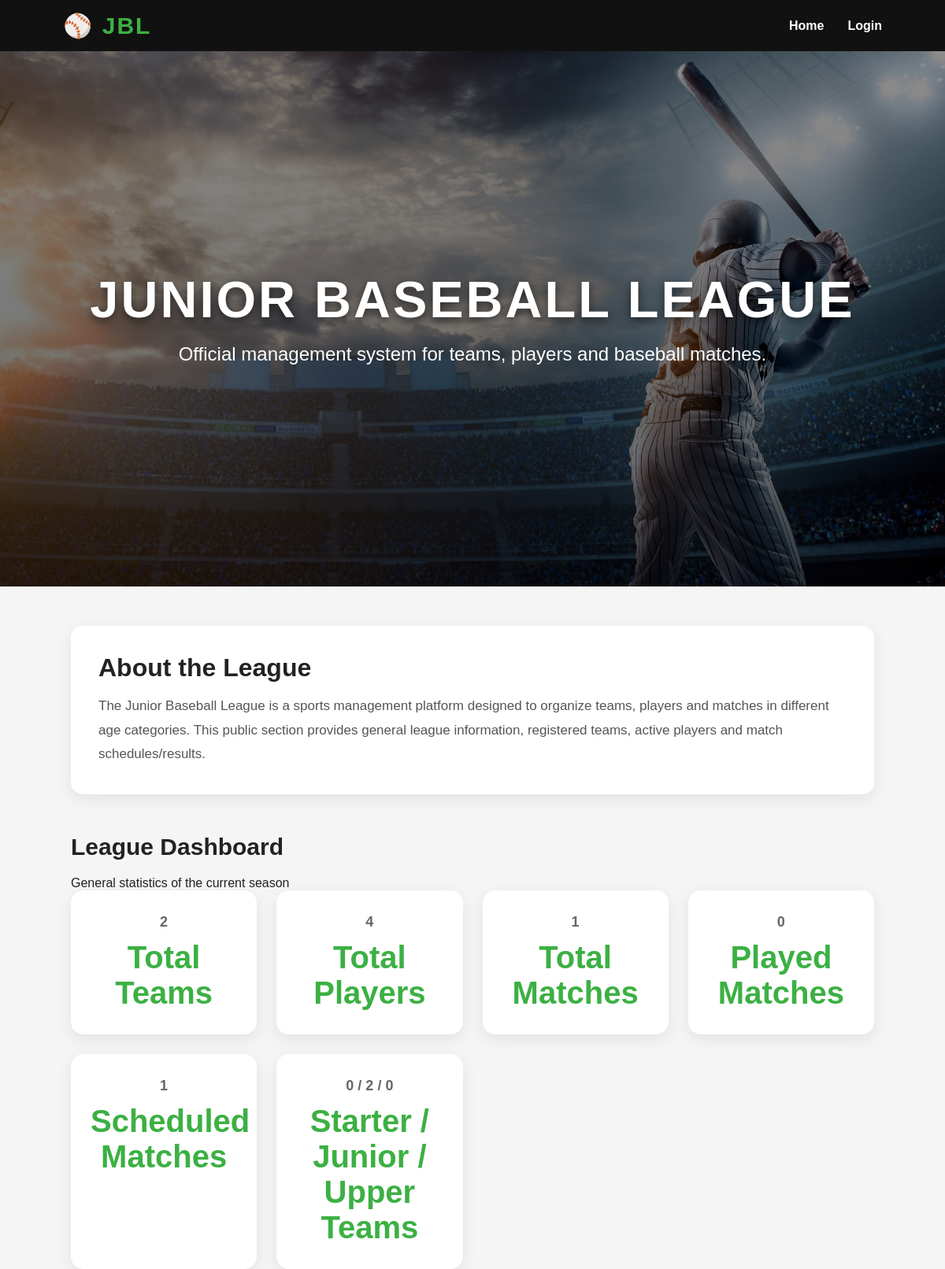
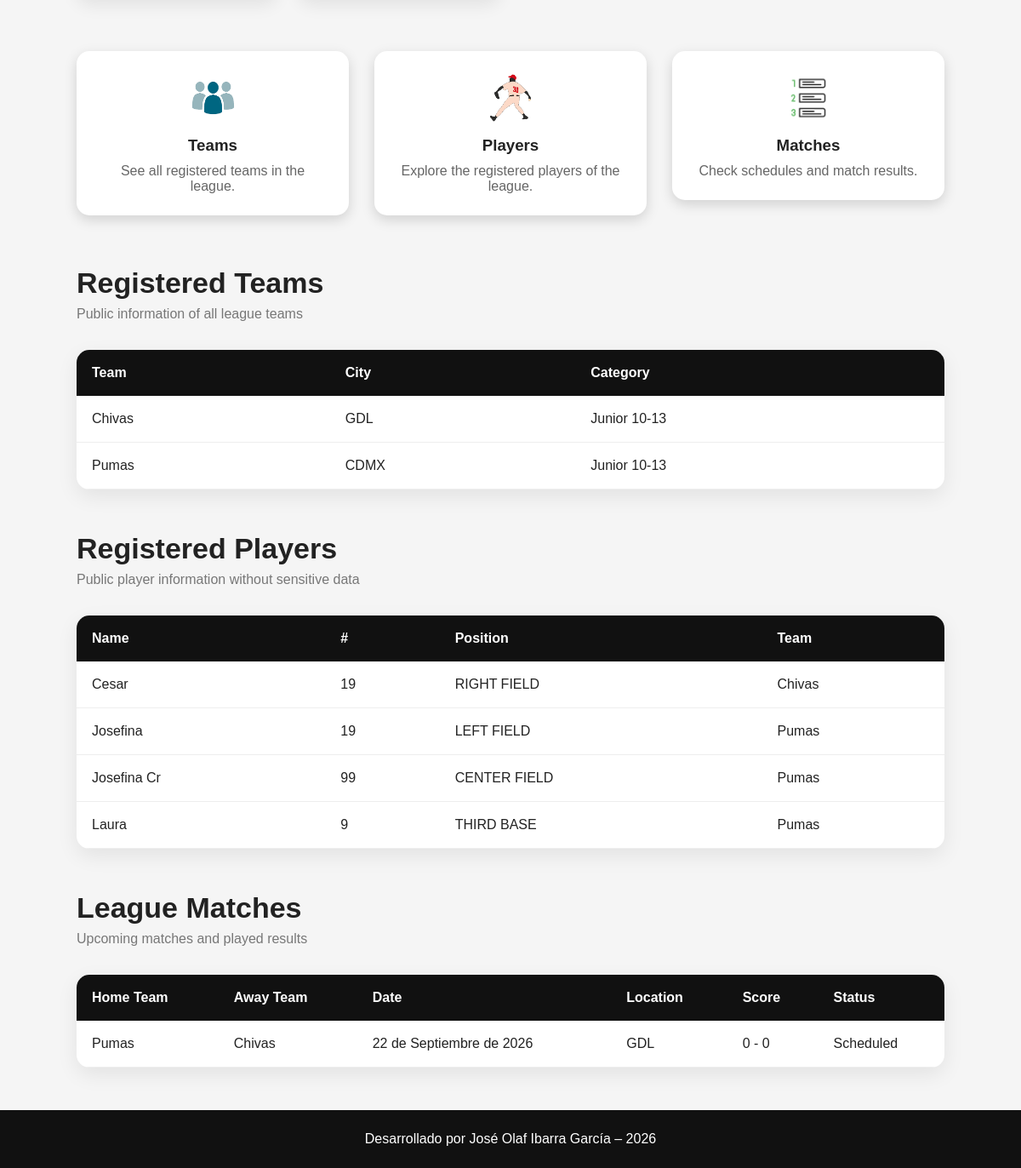
The page /league/ on the database its author committed (2 pictures, top to bottom).
### apps/league/models.py (models this page shows, shortened)
class Team(models.Model):
    CATEGORY_CHOICES = [
        ("STARTER", "Starter 6-9"),
        ("JUNIOR", "Junior 10-13"),
        ("UPPER", "Upper 14-17"),
    ]
    name = models.CharField(
        max_length=100,
        unique=True
    )
    city = models.CharField(
        max_length=100
    )
    owner = models.ForeignKey(
        User,
        on_delete=models.CASCADE,
        related_name="teams"
    )
    category = models.CharField(
        max_length=10,
        choices=CATEGORY_CHOICES,
        default="STARTER"
    )

class Player(models.Model):
    POSITION_CHOICES = [
        ("PITCHER", "Pitcher"),
        ("CATCHER", "Catcher"),
        ("FIRST BASE", "First Base"),
        ("SECOND BASE", "Second Base"),
        ("THIRD BASE", "Third Base"),
        ("SHORTSTOP", "Shortstop"),
        ("LEFT FIELD", "Left Field"),
        ("CENTER FIELD", "Center Field"),
        ("RIGHT FIELD", "Right Field"),
    ]
    name = models.CharField(
        max_length=100
    )
    number = models.IntegerField()
    position = models.CharField(
        max_length=50,
        choices=POSITION_CHOICES
    )
    birth_date = models.DateField()
    team = models.ForeignKey(
        Team,
        on_delete=models.CASCADE
    )
    class Meta:
        unique_together = ("team", "number")

class Match(models.Model):
    home_team = models.ForeignKey(
        Team,
        on_delete=models.CASCADE,
        related_name="home_matches"
    )
    away_team = models.ForeignKey(
        Team,
        on_delete=models.CASCADE,
        related_name="away_matches"
    )
    match_date = models.DateField()
    location = models.CharField(
        max_length=150
    )
    home_score = models.IntegerField(default=0)
    away_score = models.IntegerField(default=0)
    STATUS_CHOICES = [
        ("SCHEDULED", "Scheduled"),
        ("PLAYED", "Played"),
    ]
    status = models.CharField(
        max_length=20,
        choices=STATUS_CHOICES,
        default="SCHEDULED"
    )

### apps/league/views.py (the view)
# urls.py: path("", views.home, name="home"),
def home(request):
    teams = Team.objects.all().order_by("name")
    players = Player.objects.select_related("team").all().order_by("name")
    matches = Match.objects.select_related("home_team", "away_team").all().order_by("match_date")
    total_teams = teams.count()
    total_players = players.count()
    total_matches = matches.count()
    played_matches = matches.filter(status="PLAYED").count()
    scheduled_matches = matches.filter(status="SCHEDULED").count()
    starter_teams = teams.filter(category="STARTER").count()
    junior_teams = teams.filter(category="JUNIOR").count()
    upper_teams = teams.filter(category="UPPER").count()
    context = {
        "teams": teams,
        "players": players,
        "matches": matches,
        "total_teams": total_teams,
        "total_players": total_players,
        "total_matches": total_matches,
        "played_matches": played_matches,
        "scheduled_matches": scheduled_matches,
        "starter_teams": starter_teams,
        "junior_teams": junior_teams,
        "upper_teams": upper_teams,
    }
    return render(request, "league/home.html", context)

### apps/league/templates/league/home.html (shortened to what this page needs)
{% extends "league/base.html" %}
{% load static %}
{% block content %}
<section class="hero">
    <img src="{% static 'league/images/images.jpeg' %}" alt="Baseball Stadium">
    <div class="overlay">
        <h1>JUNIOR BASEBALL LEAGUE</h1>
        <p>Official management system for teams, players and baseball matches.</p>
    </div>
</section>
<section class="public-intro container">
    <div class="intro-card">
        <h2>About the League</h2>
        <p>
            The Junior Baseball League is a sports management platform designed to organize
            teams, players and matches in different age categories. This public section
            provides general league information, registered teams, active players and match schedules/results.
        </p>
    </div>
</section>
<section class="container dashboard-section">
    <div class="section-title">
        <h2>League Dashboard</h2>
        <p>General statistics of the current season</p>
    </div>
    <div class="stats-grid">
        <div class="stat-card">
            <h3>{{ total_teams }}</h3>
            <p>Total Teams</p>
        </div>
        <div class="stat-card">
            <h3>{{ total_players }}</h3>
            <p>Total Players</p>
        </div>
        <div class="stat-card">
            <h3>{{ total_matches }}</h3>
            <p>Total Matches</p>
        </div>
        <div class="stat-card">
            <h3>{{ played_matches }}</h3>
            <p>Played Matches</p>
        </div>
        <div class="stat-card">
            <h3>{{ scheduled_matches }}</h3>
            <p>Scheduled Matches</p>
        </div>
        <div class="stat-card">
            <h3>{{ starter_teams }} / {{ junior_teams }} / {{ upper_teams }}</h3>
            <p>Starter / Junior / Upper Teams</p>
        </div>
    </div>
</section>
<section class="cards">
    <a href="#public-teams" class="card-link">
        <div class="card">
            <img src="{% static 'league/images/team.png' %}" alt="Teams">
            <h3>Teams</h3>
            <p>See all registered teams in the league.</p>
        </div>
    </a>
    <a href="#public-players" class="card-link">
        <div class="card">
            <img src="{% static 'league/images/player.png' %}" alt="Players">
            <h3>Players</h3>
            <p>Explore the registered players of the league.</p>
        </div>
    </a>
    <a href="#public-matches" class="card-link">
        <div class="card">
            <img src="{% static 'league/images/category.png' %}" alt="Matches">
            <h3>Matches</h3>
            <p>Check schedules and match results.</p>
        </div>
    </a>
</section>
<section id="public-teams" class="container public-table-section">
    <div class="table-header">
        <div>
            <h1>Registered Teams</h1>
            <p class="table-subtitle">Public information of all league teams</p>
        </div>
    </div>
    <div class="table-wrapper">
        <table class="styled-table">
            <thead>
                <tr>
                    <th>Team</th>
                    <th>City</th>
                    <th>Category</th>
                </tr>
            </thead>
            <tbody>
                {% for team in teams %}
                <tr>
                    <td>{{ team.name }}</td>
                    <td>{{ team.city }}</td>
                    <td>{{ team.get_category_display }}</td>
                </tr>
                {% empty %}
                <tr>
                    <td colspan="3" class="empty-state">No teams registered yet.</td>
                </tr>
                {% endfor %}
            </tbody>
        </table>
    </div>
</section>
<section id="public-players" class="container public-table-section">
    <div class="table-header">
        <div>
            <h1>Registered Players</h1>
            <p class="table-subtitle">Public player information without sensitive data</p>
        </div>
    </div>
    <div class="table-wrapper">
        <table class="styled-table">
            <thead>
                <tr>
                    <th>Name</th>
                    <th>#</th>
                    <th>Position</th>
                    <th>Team</th>
                </tr>
            </thead>
            <tbody>
                {% for player in players %}
                <tr>
                    <td>{{ player.name }}</td>
                    <td>{{ player.number }}</td>
                    <td>{{ player.position }}</td>
                    <td>{{ player.team.name }}</td>
                </tr>
                {% empty %}
                <tr>
                    <td colspan="4" class="empty-state">No players registered yet.</td>
                </tr>
                {% endfor %}
            </tbody>
        </table>
    </div>
</section>
<section id="public-matches" class="container public-table-section">
    <div class="table-header">
        <div>
            <h1>League Matches</h1>
            <p class="table-subtitle">Upcoming matches and played results</p>
        </div>
    </div>
    <div class="table-wrapper">
        <table class="styled-table">
            <thead>
                <tr>
                    <th>Home Team</th>
                    <th>Away Team</th>
                    <th>Date</th>
                    <th>Location</th>
                    <th>Score</th>
                    <th>Status</th>
                </tr>
            </thead>
            <tbody>
                {% for match in matches %}
                <tr>
                    <td>{{ match.home_team.name }}</td>
                    <td>{{ match.away_team.name }}</td>
                    <td>{{ match.match_date }}</td>
                    <td>{{ match.location }}</td>
                    <td>{{ match.home_score }} - {{ match.away_score }}</td>
                    <td>{{ match.get_status_display }}</td>
                </tr>
                {% empty %}
                <tr>
                    <td colspan="6" class="empty-state">No matches registered yet.</td>
                </tr>
                {% endfor %}
            </tbody>
        </table>
    </div>
</section>
{% endblock %}

### apps/league/templates/league/base.html (shortened to what this page needs)
{% load static %}
<!DOCTYPE html>
<html lang="es">
  <head>
    <link rel="stylesheet" href="{% static 'league/css/style.css' %}" />
  </head>
  <body>
    <header>
      <div class="logo">⚾ JBL</div>
      <nav>
        <ul>
          <li><a href="{% url 'home' %}">Home</a></li>
          {% if user.is_authenticated %}
            <li><a href="{% url 'team_list' %}">Teams</a></li>
            <li><a href="{% url 'player_list' %}">Players</a></li>
            <li><a href="{% url 'match_list' %}">Matches</a></li>
            <li>
              <form action="{% url 'logout' %}" method="post" class="logout-form">
                {% csrf_token %}
                <button type="submit" class="btn-logout">Logout</button>
              </form>
            </li>
          {% else %}
            <li><a href="{% url 'login' %}">Login</a></li>
          {% endif %}
        </ul>
      </nav>
    </header>
    <main>
      {% block content %}{% endblock %}
    </main>
    <footer>
      <p>Desarrollado por José Olaf Ibarra García – 2026</p>
    </footer>
  </body>
</html>

### apps/league/static/league/css/style.css (style rules this page uses)
* { margin:0; padding:0; box-sizing:border-box; font-family:Arial, Helvetica, sans-serif; }
body { background:#f5f5f5; color:#222; }
header { background:#111; color:white; display:flex; justify-content:space-between; align-items:center; padding:15px 80px; box-shadow:0 2px 10px rgba(0,0,0,.3); flex-wrap:wrap; gap:20px; }
.logo { font-size:30px; font-weight:bold; color:#3cb043; letter-spacing:2px; }
nav ul { list-style:none; display:flex; gap:30px; align-items:center; flex-wrap:wrap; }
nav a { text-decoration:none; color:white; font-weight:bold; transition:.3s; }
main { min-height:70vh; }
.hero { position:relative; width:100%; height:85vh; min-height:500px; max-height:850px; overflow:hidden; }
.hero img { width:100%; height:100%; object-fit:cover; object-position:center 35%; display:block; transform:scale(1.03); }
.overlay { position:absolute; top:0; left:0; width:100%; height:100%; background:linear-gradient( rgba(0,0,0,.45), rgba(0,0,0,.60) ); display:flex; flex-direction:column; justify-content:center; align-items:center; text-align:center; color:white; padding:20px; }
.overlay h1 { font-size:65px; font-weight:bold; letter-spacing:3px; text-shadow:0 4px 12px rgba(0,0,0,.6); margin-bottom:15px; }
.overlay p { font-size:24px; max-width:800px; line-height:1.4; }
.public-intro { width:85%; margin:60px auto 30px auto; background:white; padding:35px; border-radius:15px; box-shadow:0 6px 20px rgba(0,0,0,.08); }
.public-intro h2 { margin-bottom:15px; font-size:32px; }
.public-intro p { color:#555; line-height:1.8; font-size:17px; }
.dashboard-section { width:85%; margin:20px auto 50px auto; }
.dashboard-section h2 { margin-bottom:20px; font-size:30px; }
.stats-grid { display:grid; grid-template-columns:repeat(auto-fit, minmax(220px, 1fr)); gap:25px; }
.stat-card { background:white; border-radius:16px; padding:30px 25px; box-shadow:0 6px 20px rgba(0,0,0,.08); text-align:center; transition:.3s; }
.stat-card h3 { color:#666; font-size:18px; margin-bottom:12px; }
.stat-card p { font-size:40px; font-weight:bold; color:#3cb043; }
.cards { width:85%; margin:60px auto; display:grid; grid-template-columns:repeat(auto-fit,minmax(250px,1fr)); gap:30px; }
.card-link { text-decoration:none; color:inherit; }
.card { background:white; border-radius:15px; padding:25px; text-align:center; box-shadow:0 5px 15px rgba(0,0,0,.15); transition:.3s; }
.card img { width:60px; height:60px; object-fit:contain; display:block; margin:0 auto 15px auto; }
.card h3 { margin-bottom:10px; }
.card p { color:#666; }
.container { width:85%; margin:50px auto; }
.table-header { display:flex; justify-content:space-between; align-items:center; margin-bottom:30px; flex-wrap:wrap; gap:20px; }
.table-header h1 { font-size:34px; color:#222; }
.table-subtitle { color:#777; margin-top:5px; line-height:1.5; }
.table-wrapper { background:white; border-radius:15px; overflow-x:auto; overflow-y:hidden; box-shadow:0 8px 25px rgba(0,0,0,.08); }
.styled-table { width:100%; border-collapse:collapse; min-width:900px; }
.styled-table th { background:#111; color:white; padding:18px; text-align:left; }
.styled-table td { padding:18px; border-bottom:1px solid #eee; vertical-align:middle; }
.styled-table tbody tr { transition:.2s; }
footer { background:#111; color:white; text-align:center; padding:25px; margin-top:50px; }

### rows shown on the page
Team: name "Chivas", city "GDL", category "Junior 10-13"
Team: name "Pumas", city "CDMX", category "Junior 10-13"
Player: name "Cesar", number "19", position "RIGHT FIELD", team.name "Chivas"
Player: name "Josefina", number "19", position "LEFT FIELD", team.name "Pumas"
Player: name "Josefina Cr", number "99", position "CENTER FIELD", team.name "Pumas"
Player: name "Laura", number "9", position "THIRD BASE", team.name "Pumas"
Match: home_team.name "Pumas", away_team.name "Chivas", match_date "22 de Septiembre de 2026", location "GDL", home_score "0", away_score "0", status "Scheduled"

### other values the page prints
{{ total_teams }} "2"
{{ total_players }} "4"
{{ total_matches }} "1"
{{ played_matches }} "0"
{{ scheduled_matches }} "1"
{{ starter_teams }} "0"
{{ junior_teams }} "2"
{{ upper_teams }} "0"
